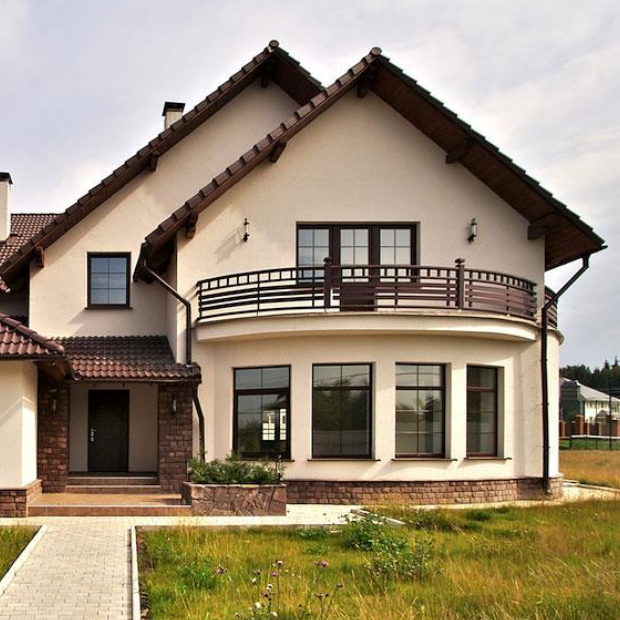
#> input picture images/lab4/house.png, 620 x 620 px
$ python Lab4.py
#> lines starting #> are read from the running program, lines starting #| are printed output that depends on the picture
from math import *
from PIL import Image

original = Image.open("images/lab4/house.png")
#> original is the input picture: PIL image 620x620 RGB; mean R, G, B 156.4, 142.5, 121.3
convertData = original.convert("L").getdata()


def putDataAndSave(datas, path, size):
    convertImage = Image.new("L", size)
    convertImage.putdata(datas)
    convertImage.save(path)


def configurationCoefficient(matrix):
    coefficient = 0
    for i in range(len(matrix)):
        for j in range(len(matrix[i])):
            coefficient += matrix[i][j]
    return coefficient


def calculateFilter(mask, coefficient, data, image, isLaplasian):
#> called with coefficient = 36, isLaplasian = False
    filterData = []
    for j in range(image.size[1]):
        for i in range(image.size[0]):

            pixel = 0
            if isLaplasian:
                pixel = data[j * image.size[1] + i]

            for mask_j in range(len(mask)):
                for mask_i in range(len(mask[mask_j])):
                    if not isLaplasian:
                        try:
                            pixel += data[(j - floor(len(mask) / 2) + mask_j) * image.size[1] + i - floor(
                                len(mask[mask_j]) / 2) + mask_i] * mask[mask_j][mask_i]
                        except IndexError:
                            pixel += data[j * image.size[1] + i] * mask[mask_j][mask_i]
                    else:
                        try:
                            pixel -= data[(j - floor(len(mask) / 2) + mask_j) * image.size[1] + i - floor(
                                len(mask[mask_j]) / 2) + mask_i] * mask[mask_j][mask_i]
                        except IndexError:
                            pixel -= data[j * image.size[1] + i] * mask[mask_j][mask_i]

            if not isLaplasian:
                pixel /= coefficient
            filterData.append(int(pixel))
    return filterData


maskData = [[1, 1, 1, 1, 1, 1],
            [1, 1, 1, 1, 1, 1],
            [1, 1, 1, 1, 1, 1],
            [1, 1, 1, 1, 1, 1],
            [1, 1, 1, 1, 1, 1],
            [1, 1, 1, 1, 1, 1]]

maskGaussData = [[1, 4, 1],
                 [4, 12, 4],
                 [1, 4, 1]]

maskLaplasData = [[0, 0, -1, 0, 0],
                  [0, -1, -2, -1, 0],
                  [-1, -2, 16, -2, -1],
                  [0, -1, -2, -1, 0],
                  [0, 0, -1, 0, 0]]

weightMedianData = [[0, 2, 0],
                    [1, 3, 1],
                    [0, 2, 0]]

# Line Filter
maskCoefficient = configurationCoefficient(maskData)
lineFilterData = calculateFilter(maskData, maskCoefficient, convertData, original, False)
#> lineFilterData = 384400 items
putDataAndSave(lineFilterData, "images/lab4/ResultLineFilterImage.jpg", original.size)
#> in putDataAndSave, `convertImage = Image.new("L", size)`: convertImage: PIL image 620x620 L; every value is 0
#> in putDataAndSave, `convertImage.putdata(datas)`:
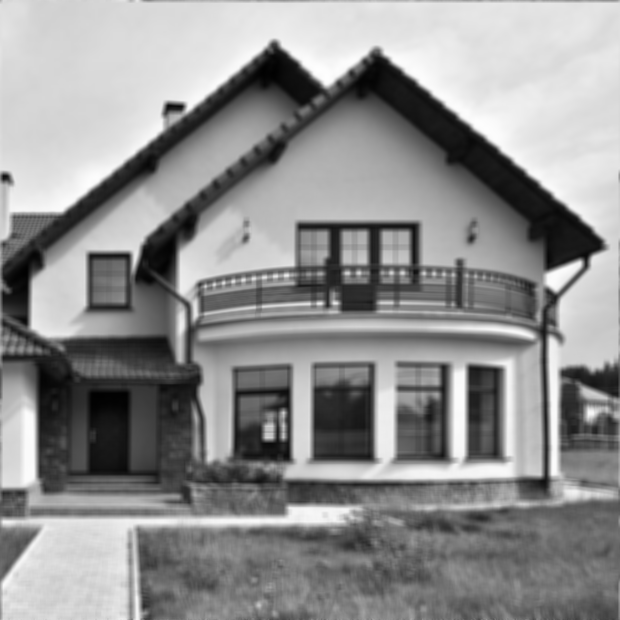
#> convertImage: PIL image 620x620 L; min 1, max 254, mean 143.7

# Gauss Filter
gaussCoefficient = configurationCoefficient(maskGaussData)
gaussFilterData = calculateFilter(maskGaussData, gaussCoefficient, convertData, original, False)
#> gaussFilterData = 384400 items
putDataAndSave(gaussFilterData, "images/lab4/ResultGaussFilterImage.jpg", original.size)
#> call 2 of putDataAndSave, with path = 'images/lab4/ResultGaussFilterImage.jpg', size = (620, 620)
#> in putDataAndSave (call 2), `convertImage.putdata(datas)`:
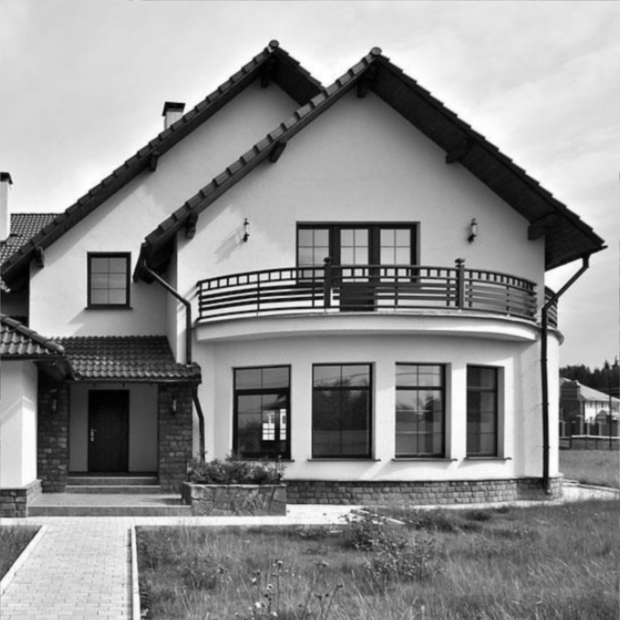
#> convertImage: PIL image 620x620 L; min 0, max 255, mean 143.7

# Laplasian Filter
laplasCoefficient = configurationCoefficient(maskLaplasData)
laplasFilterData = calculateFilter(maskLaplasData, laplasCoefficient, convertData, original, True)
#> laplasFilterData = 384400 items
putDataAndSave(laplasFilterData, "images/lab4/ResultLaplasFilterImage.jpg", original.size)
#> call 3 of putDataAndSave, with path = 'images/lab4/ResultLaplasFilterImage.jpg', size = (620, 620)
#> in putDataAndSave (call 3), `convertImage.putdata(datas)`:
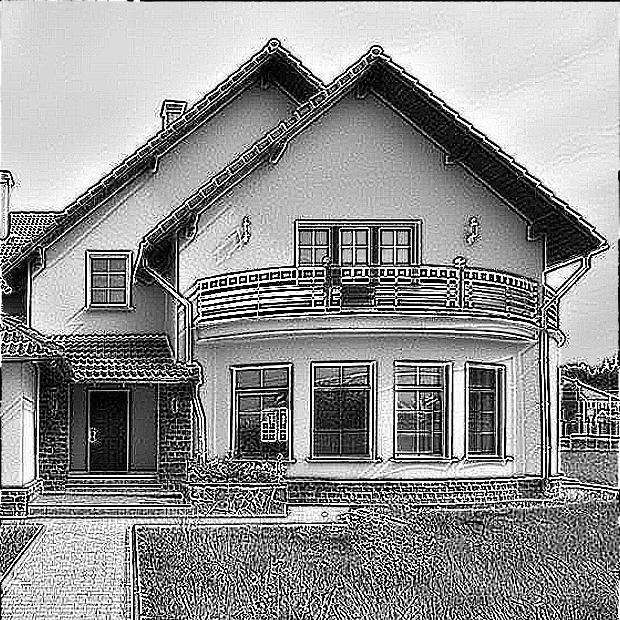
#> convertImage: PIL image 620x620 L; min 0, max 255, mean 145.7

# Non-sharp masking
maskNonSharp = []
for i in range(original.size[1] * original.size[0]):
    maskNonSharp.append(convertData[i] - lineFilterData[i])
#> after the loop, maskNonSharp = 384400 items
nonSharpFilter = []
for i in range(original.size[1] * original.size[0]):
    nonSharpFilter.append(convertData[i] + int(maskNonSharp[i]))
#> after the loop, nonSharpFilter = 384400 items
putDataAndSave(nonSharpFilter, "images/lab4/ResultNonSharpMaskingImage.jpg", original.size)
#> call 4 of putDataAndSave, with size = (620, 620)
#> in putDataAndSave (call 4), `convertImage.putdata(datas)`:
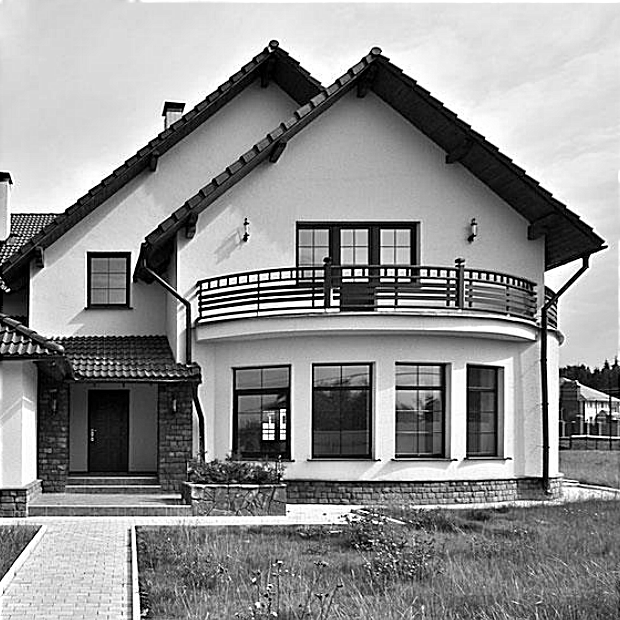
#> convertImage: PIL image 620x620 L; min 0, max 255, mean 145

# Weight Median Filter
medianCoefficient = configurationCoefficient(weightMedianData)
medianWeightFilterData = calculateFilter(weightMedianData, medianCoefficient, convertData, original, False)
#> medianWeightFilterData = 384400 items
putDataAndSave(medianWeightFilterData, "images/lab4/ResultWeightMedianFilterImage.jpg", original.size)

# Other Median Filter
windowX = 3
windowY = 3
medianFilterData = []
medianMinFilterData = []
medianMaxFilterData = []

for j in range(original.size[1]):
    for i in range(original.size[0]):
        temp = []
        for mask_j in range(windowY):
            for mask_i in range(windowX):
                try:
                    temp.append(convertData[(j - floor(windowY / 2) + mask_j) * original.size[1] + i - floor(
                        windowX / 2) + mask_i])
                except IndexError:
                    temp.append(convertData[(j) * original.size[1] + i])
        temp.sort()
        medianFilterData.append(temp[floor(windowX * windowY / 2)])
        medianMaxFilterData.append(temp[-1])
        medianMinFilterData.append(temp[0])
#> after the loop, medianFilterData = 384400 items; medianMaxFilterData = 384400 items; medianMinFilterData = 384400 items

putDataAndSave(medianFilterData, "images/lab4/ResultMedianFilterImage.jpg", original.size)
putDataAndSave(medianMaxFilterData, "images/lab4/ResultMedianMaxFilterImage.jpg", original.size)
#> in putDataAndSave (call 7), `convertImage.putdata(datas)`:
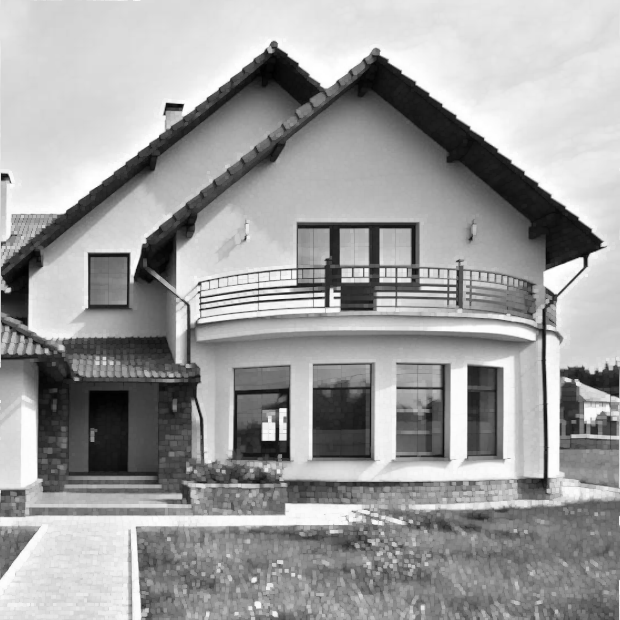
#> convertImage: PIL image 620x620 L; min 1, max 255, mean 158.6
putDataAndSave(medianMinFilterData, "images/lab4/ResultMedianMinFilterImage.jpg", original.size)
#> in putDataAndSave (call 8), `convertImage.putdata(datas)`:
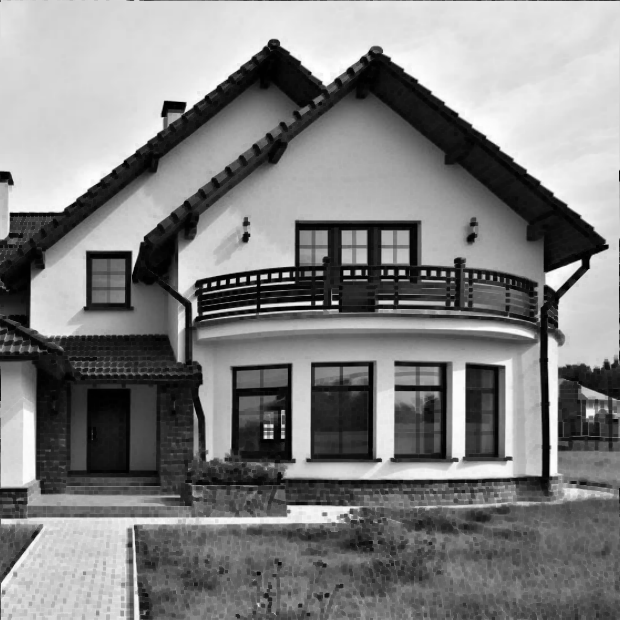
#> convertImage: PIL image 620x620 L; min 0, max 255, mean 129.7
